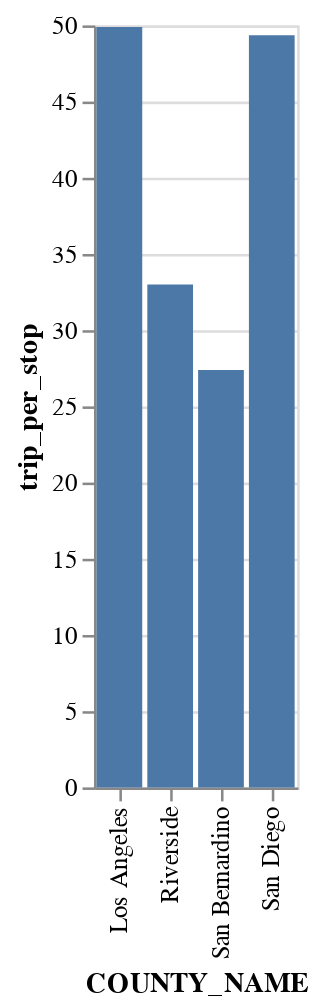

The cell this chart's notebook holds for it:
### Code cell
make_bar_chart(merge1, 'COUNTY_NAME','trip_per_stop')

### Figure 1 — Vega-Lite specification as saved in the notebook (floating-point values rounded to 4 significant figures)
{"config": {"view": {"continuousWidth": 300, "continuousHeight": 300}}, "data": {"name": "data-83f40977086290589fd0e51c772e0727"}, "mark": {"type": "bar"}, "encoding": {"x": {"field": "COUNTY_NAME", "type": "nominal"}, "y": {"field": "trip_per_stop", "type": "quantitative"}}, "$schema": "https://vega.github.io/schema/vega-lite/v5.8.0.json", "datasets": {"data-83f40977086290589fd0e51c772e0727": [{"COUNTY_NAME": "Los Angeles", "stop_id": 605, "route_type_3": 30180.0, "trip_per_stop": 49.89}, {"COUNTY_NAME": "Riverside", "stop_id": 1, "route_type_3": 33.0, "trip_per_stop": 33.0}, {"COUNTY_NAME": "San Bernardino", "stop_id": 896, "route_type_3": 24540.0, "trip_per_stop": 27.39}, {"COUNTY_NAME": "San Diego", "stop_id": 1675, "route_type_3": 82670.0, "trip_per_stop": 49.36}]}}
